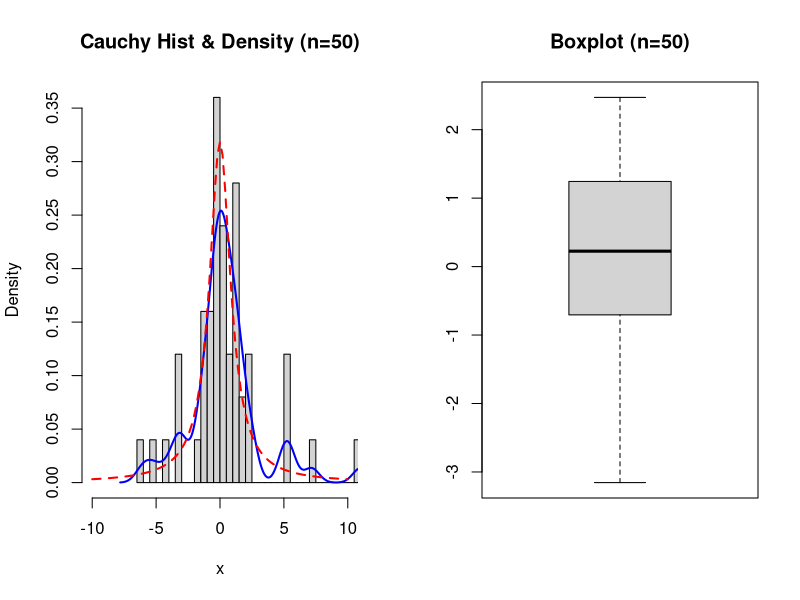
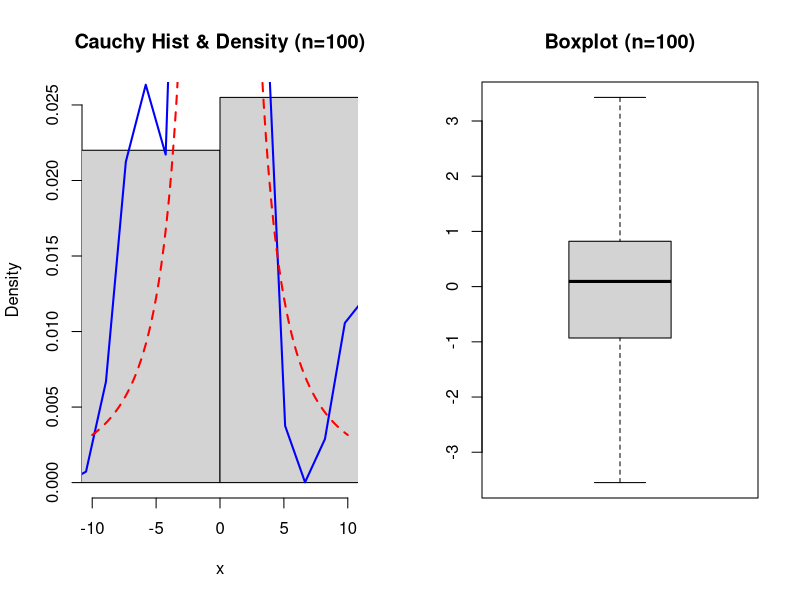
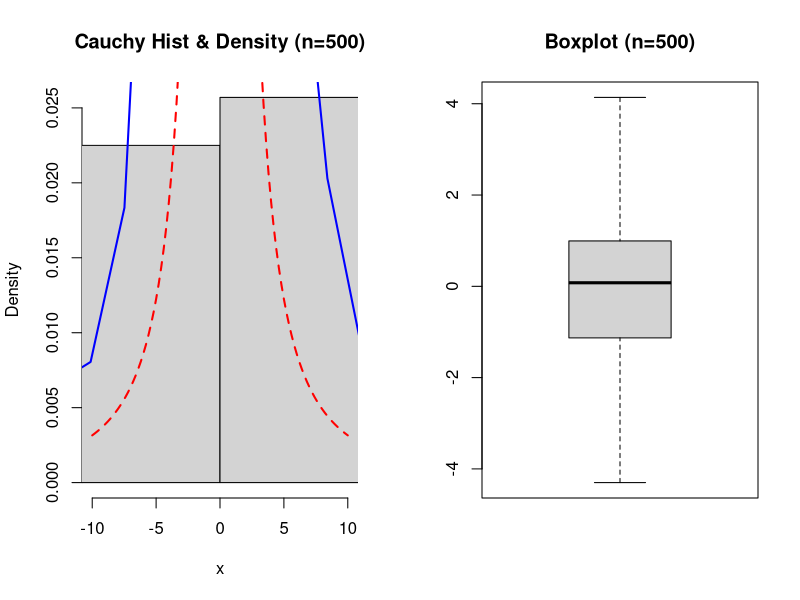
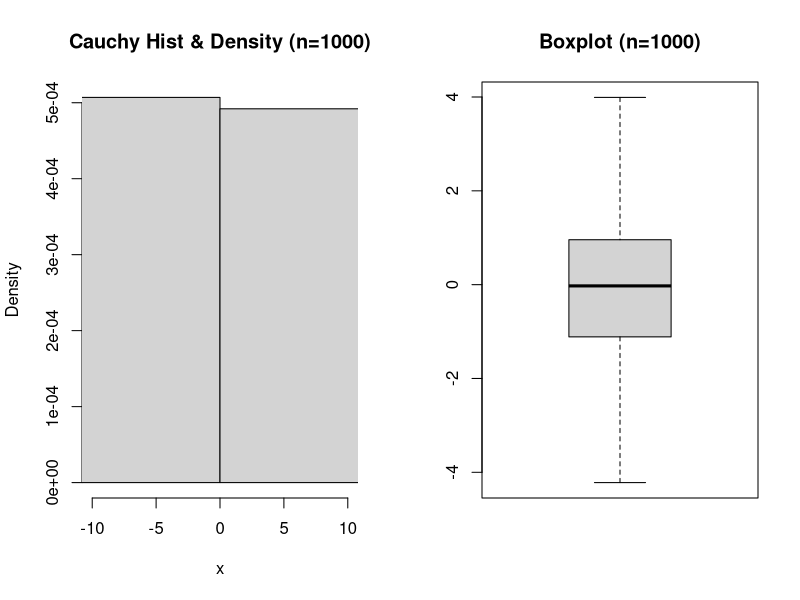

Reproduce these figures in R, in order.
set.seed(42)

# Inverse transform function for Cauchy (Standard: mu=0, sigma=1)
inv_transform_cauchy <- function(n, mu = 0, sigma = 1) {
  U <- runif(n, 0, 1)
  x <- mu + sigma * tan(pi * (U - 0.5))
  return(x)
}

# Generate 10,000 samples and compare
n_large <- 10000
my_cauchy <- inv_transform_cauchy(n_large)
r_cauchy <- rcauchy(n_large)

# b) Simulate various sample sizes
n_samples <- c(50, 100, 500, 1000)

for (n in n_samples) {
  sample_data <- inv_transform_cauchy(n)
  
  cat("\nSummary for n =", n, "\n")
  print(summary(sample_data))
  
  # Plotting (we restrict xlim because Cauchy has extreme outliers)
  par(mfrow = c(1, 2))
  
  # Histogram and Density
  hist(sample_data, breaks = 50, freq = FALSE, 
       main = paste("Cauchy Hist & Density (n=", n, ")", sep=""),
       xlim = c(-10, 10), xlab = "x")
  lines(density(sample_data), col = "blue", lwd = 2)
  curve(dcauchy(x), add = TRUE, col = "red", lty = 2, lwd = 2) # True density
  
  # Boxplot
  boxplot(sample_data, main = paste("Boxplot (n=", n, ")", sep=""), outline=FALSE) 
  # Note: outline=FALSE hides extreme outliers to make the box visible
}
par(mfrow = c(1, 1))
